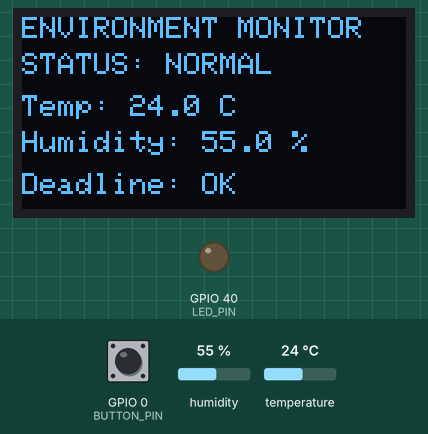
This sketch was run on a simulated ESP32. Parts: 128×64 one-colour display, output pins drawn as LEDs (lit = HIGH). Dashed ring = blinking. The test bench sets the inputs (shaded band); at power-on: humidity 55 %, temperature 24 °C, GPIO 0 (BUTTON_PIN) HIGH. What the sketch prints to the serial monitor is not drawn.

Above: at 2.9 s.
3.0 s: humidity set to 22 %
At 7.3 s:
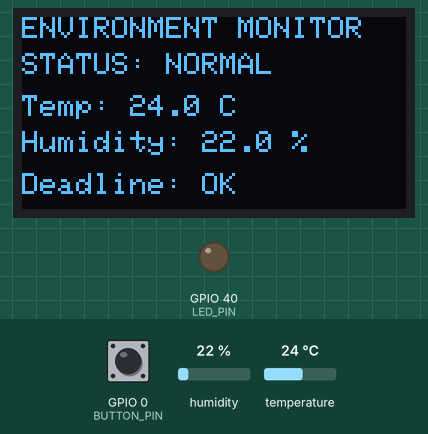
12.3 s: temperature set to 12 °C
At 13.38 s:
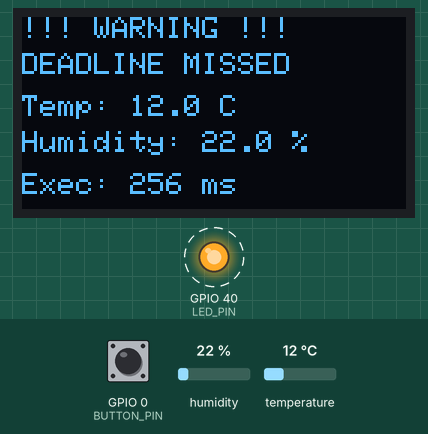
14.7 s: GPIO 0 (BUTTON_PIN) pulled LOW for 0.15 s
At 15.2 s:
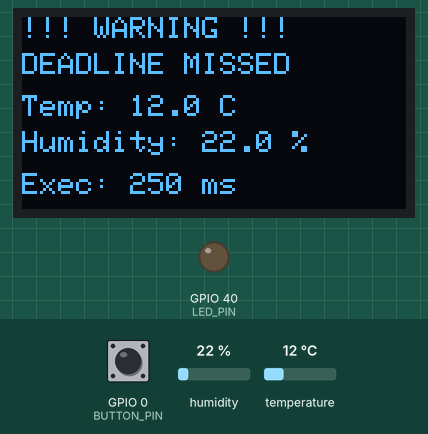
17.8 s: humidity set to 40 %
At 22.76 s:
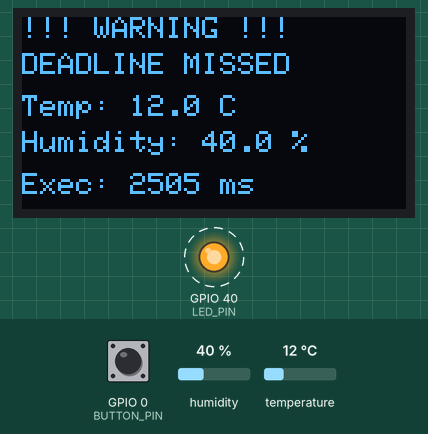
24.0 s: GPIO 0 (BUTTON_PIN) pulled LOW for 1 s
At 25.6 s:
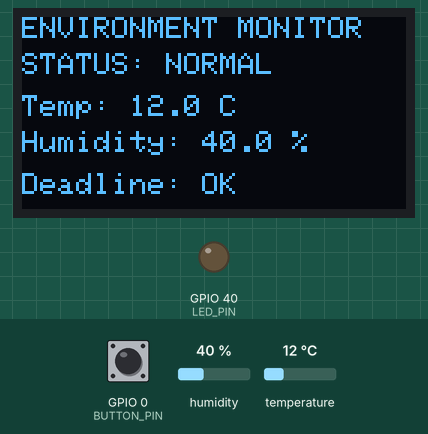
26.5 s: temperature set to 19 °C
At 33.38 s:
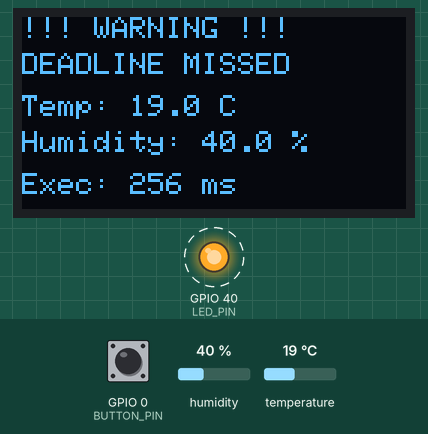
Timing chart, 0 to 35.0 s (numbered marks = the images above; inputs shaded):
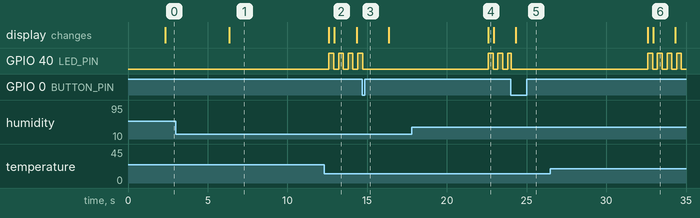

The sketch:

Task-Deadline-Miss-Detector.ino
```cpp
#include <Wire.h>
#include <Adafruit_GFX.h>
#include <Adafruit_SSD1306.h>
#include <DHT.h>

// ==================================================
// PIN CONFIGURATION
// ==================================================

#define SDA_PIN       8
#define SCL_PIN       9
#define LED_PIN       40
#define DHT_PIN       5
#define BUTTON_PIN    0  // Onboard BOOT button

#define DHT_TYPE      DHT22

// ==================================================
// OLED CONFIGURATION
// ==================================================

#define SCREEN_WIDTH  128
#define SCREEN_HEIGHT 64

Adafruit_SSD1306 display(
  SCREEN_WIDTH,
  SCREEN_HEIGHT,
  &Wire,
  -1
);

// ==================================================
// DHT22 CONFIGURATION
// ==================================================

DHT dht(DHT_PIN, DHT_TYPE);

// ==================================================
// FREERTOS CONFIGURATION
// ==================================================

const uint32_t TASK_PERIOD_MS = 2000;

const uint32_t NORMAL_WORK_MS = 250;
const uint32_t OVERRUN_WORK_MS = 2500;

#define SIMULATE_OVERRUN 1

#define SENSOR_PRIORITY 2
#define OTHER_PRIORITY  1

// ==================================================
// DATA STRUCTURES
// ==================================================

struct SensorData {

  float temperature;
  float humidity;

  uint32_t executionTime;

  bool sensorValid;
  bool deadlineMissed;
};

enum Command {
  ACKNOWLEDGE_WARNING
};

// ==================================================
// QUEUES
// ==================================================

QueueHandle_t displayQueue;
QueueHandle_t ledQueue;
QueueHandle_t commandQueue;

// ==================================================
// OLED DISPLAY FUNCTIONS
// Only DisplayTask accesses OLED
// ==================================================

void showNormal(const SensorData &data) {

  display.clearDisplay();

  display.setTextSize(1);
  display.setTextColor(SSD1306_WHITE);

  display.setCursor(0, 0);
  display.println("ENVIRONMENT MONITOR");

  display.setCursor(0, 12);
  display.println("STATUS: NORMAL");

  display.setCursor(0, 26);

  if (data.sensorValid) {

    display.print("Temp: ");
    display.print(data.temperature, 1);
    display.println(" C");

    display.setCursor(0, 38);
    display.print("Humidity: ");
    display.print(data.humidity, 1);
    display.println(" %");

  } else {

    display.println("DHT22 SENSOR ERROR");

    display.setCursor(0, 38);
    display.println("Check wiring");
  }

  display.setCursor(0, 52);
  display.println("Deadline: OK");

  display.display();
}

// ==================================================
// WARNING DISPLAY
// ==================================================

void showWarning(const SensorData &data) {

  display.clearDisplay();

  display.setTextSize(1);
  display.setTextColor(SSD1306_WHITE);

  display.setCursor(0, 0);
  display.println("!!! WARNING !!!");

  display.setCursor(0, 12);
  display.println("DEADLINE MISSED");

  display.setCursor(0, 26);

  if (data.sensorValid) {

    display.print("Temp: ");
    display.print(data.temperature, 1);
    display.println(" C");

    display.setCursor(0, 38);
    display.print("Humidity: ");
    display.print(data.humidity, 1);
    display.println(" %");

  } else {

    display.println("Sensor unavailable");
  }

  display.setCursor(0, 52);
  display.print("Exec: ");
  display.print(data.executionTime);
  display.println(" ms");

  display.display();
}

// ==================================================
// TASK 1: SENSOR TASK
// Priority 2
// ==================================================

void sensorTask(void *parameter) {

  Serial.println("SensorTask started");

  // Sensor stabilization
  vTaskDelay(pdMS_TO_TICKS(2000));

  TickType_t lastWakeTime = xTaskGetTickCount();

  const TickType_t period =
      pdMS_TO_TICKS(TASK_PERIOD_MS);

  uint32_t cycleCount = 0;

  bool warningLatched = false;

  while (1) {

    // ----------------------------------------------
    // RECEIVE USER COMMANDS
    // ----------------------------------------------

    Command receivedCommand;

    while (xQueueReceive(
      commandQueue,
      &receivedCommand,
      0
    ) == pdPASS) {

      if (receivedCommand == ACKNOWLEDGE_WARNING) {

        warningLatched = false;

        Serial.println("Warning acknowledged!");
      }
    }

    // ----------------------------------------------
    // START EXECUTION TIME
    // ----------------------------------------------

    uint32_t startTime = millis();

    // ----------------------------------------------
    // READ DHT22
    // ----------------------------------------------

    float temperature = dht.readTemperature();
    float humidity = dht.readHumidity();

    bool sensorValid =
      !isnan(temperature) && !isnan(humidity);

    if (!sensorValid) {

      Serial.println("DHT22 reading failed!");
    }

    // ----------------------------------------------
    // SIMULATE WORKLOAD
    // ----------------------------------------------

    uint32_t workload = NORMAL_WORK_MS;

#if SIMULATE_OVERRUN

    if ((cycleCount % 5) == 4) {

      workload = OVERRUN_WORK_MS;

      Serial.println("Simulating deadline overrun...");
    }

#endif

    vTaskDelay(pdMS_TO_TICKS(workload));

    // ----------------------------------------------
    // MEASURE EXECUTION TIME
    // ----------------------------------------------

    uint32_t executionTime = millis() - startTime;

    // ----------------------------------------------
    // DEADLINE CHECK
    // ----------------------------------------------

    if (executionTime > TASK_PERIOD_MS) {

      warningLatched = true;

      Serial.println("!!! DEADLINE MISSED !!!");
    }

    // ----------------------------------------------
    // PREPARE SENSOR DATA
    // ----------------------------------------------

    SensorData data;

    data.temperature = temperature;
    data.humidity = humidity;

    data.executionTime = executionTime;

    data.sensorValid = sensorValid;
    data.deadlineMissed = warningLatched;

    // ----------------------------------------------
    // SEND DATA TO OTHER TASKS
    // ----------------------------------------------

    xQueueOverwrite(displayQueue, &data);

    xQueueOverwrite(ledQueue, &data);

    // ----------------------------------------------
    // SERIAL MONITOR
    // ----------------------------------------------

    if (sensorValid) {

      Serial.print("Temperature: ");
      Serial.print(temperature);
      Serial.println(" C");

      Serial.print("Humidity: ");
      Serial.print(humidity);
      Serial.println(" %");
    }

    Serial.print("Execution time: ");
    Serial.print(executionTime);
    Serial.println(" ms");

    if (warningLatched) {

      Serial.println("WARNING ACTIVE");

    } else {

      Serial.println("SYSTEM NORMAL");
    }

    // ----------------------------------------------
    // PERIODIC SCHEDULING
    // ----------------------------------------------

    vTaskDelayUntil(
      &lastWakeTime,
      period
    );

    cycleCount++;
  }
}

// ==================================================
// TASK 2: DISPLAY TASK
// Priority 1
// ==================================================

void displayTask(void *parameter) {

  Serial.println("DisplayTask started");

  SensorData receivedData;

  while (1) {

    if (xQueueReceive(
      displayQueue,
      &receivedData,
      portMAX_DELAY
    ) == pdPASS) {

      if (receivedData.deadlineMissed) {

        showWarning(receivedData);

      } else {

        showNormal(receivedData);
      }
    }
  }
}

// ==================================================
// TASK 3: BOOT BUTTON + LED TASK
// Priority 1
// ==================================================

void buttonLedTask(void *parameter) {

  Serial.println("ButtonLEDTask started");

  SensorData receivedData;

  bool warningActive = false;

  // Button debounce
  bool lastRawState = HIGH;
  bool stableState = HIGH;

  uint32_t lastDebounceTime = 0;

  const uint32_t debounceDelay = 30;

  // LED control
  bool ledState = false;

  uint32_t lastBlinkTime = 0;

  while (1) {

    // ----------------------------------------------
    // RECEIVE SENSOR STATUS
    // ----------------------------------------------

    if (xQueueReceive(
      ledQueue,
      &receivedData,
      pdMS_TO_TICKS(10)
    ) == pdPASS) {

      warningActive = receivedData.deadlineMissed;
    }

    // ----------------------------------------------
    // READ BOOT BUTTON
    // ----------------------------------------------

    bool rawState = digitalRead(BUTTON_PIN);

    if (rawState != lastRawState) {

      lastDebounceTime = millis();

      lastRawState = rawState;
    }

    if ((millis() - lastDebounceTime) >= debounceDelay) {

      if (rawState != stableState) {

        stableState = rawState;

        // Button pressed
        if (stableState == LOW) {

          if (warningActive) {

            Command command = ACKNOWLEDGE_WARNING;

            if (xQueueSend(
              commandQueue,
              &command,
              0
            ) == pdPASS) {

              warningActive = false;

              ledState = false;

              digitalWrite(LED_PIN, LOW);

              Serial.println("BOOT pressed: warning reset");
            }

          } else {

            Serial.println("BOOT pressed: no active warning");
          }
        }
      }
    }

    // ----------------------------------------------
    // LED WARNING INDICATION
    // ----------------------------------------------

    if (warningActive) {

      if (millis() - lastBlinkTime >= 300) {

        lastBlinkTime = millis();

        ledState = !ledState;

        digitalWrite(LED_PIN, ledState);
      }

    } else {

      ledState = false;

      digitalWrite(LED_PIN, LOW);
    }

    vTaskDelay(pdMS_TO_TICKS(10));
  }
}

// ==================================================
// SETUP
// ==================================================

void setup() {

  Serial.begin(115200);

  // Hardware initialization
  pinMode(LED_PIN, OUTPUT);
  digitalWrite(LED_PIN, LOW);

  pinMode(BUTTON_PIN, INPUT_PULLUP);

  Wire.begin(SDA_PIN, SCL_PIN);

  dht.begin();

  // OLED initialization
  if (!display.begin(
    SSD1306_SWITCHCAPVCC,
    0x3C
  )) {

    Serial.println("OLED initialization failed!");

    while (1) {
      vTaskDelay(pdMS_TO_TICKS(1000));
    }
  }

  display.clearDisplay();

  display.setTextSize(1);
  display.setTextColor(SSD1306_WHITE);

  display.setCursor(0, 0);
  display.println("FreeRTOS Project");

  display.setCursor(0, 20);
  display.println("Environmental");

  display.setCursor(0, 32);
  display.println("Monitoring System");

  display.display();

  // ----------------------------------------------
  // CREATE QUEUES
  // ----------------------------------------------

  displayQueue = xQueueCreate(
    1,
    sizeof(SensorData)
  );

  ledQueue = xQueueCreate(
    1,
    sizeof(SensorData)
  );

  commandQueue = xQueueCreate(
    5,
    sizeof(Command)
  );

  if (
    displayQueue == NULL ||
    ledQueue == NULL ||
    commandQueue == NULL
  ) {

    Serial.println("Queue creation failed!");

    while (1) {
      vTaskDelay(pdMS_TO_TICKS(1000));
    }
  }

  Serial.println("All queues created successfully");

  // ----------------------------------------------
  // CREATE SENSOR TASK
  // ----------------------------------------------

  if (xTaskCreate(
    sensorTask,
    "SensorTask",
    4096,
    NULL,
    SENSOR_PRIORITY,
    NULL
  ) != pdPASS) {

    Serial.println("SensorTask creation failed!");
  }

  // ----------------------------------------------
  // CREATE DISPLAY TASK
  // ----------------------------------------------

  if (xTaskCreate(
    displayTask,
    "DisplayTask",
    4096,
    NULL,
    OTHER_PRIORITY,
    NULL
  ) != pdPASS) {

    Serial.println("DisplayTask creation failed!");
  }

  // ----------------------------------------------
  // CREATE BUTTON + LED TASK
  // ----------------------------------------------

  if (xTaskCreate(
    buttonLedTask,
    "ButtonLEDTask",
    4096,
    NULL,
    OTHER_PRIORITY,
    NULL
  ) != pdPASS) {

    Serial.println("ButtonLEDTask creation failed!");
  }

  Serial.println("All FreeRTOS tasks created");
}

// ==================================================
// LOOP
// ==================================================

void loop() {

  vTaskDelay(pdMS_TO_TICKS(1000));
}
```

Measured:
- after the input at 3.0 s, the display: changes after 3.3 s (image 1)
- after the input at 14.7 s, GPIO 40 (LED_PIN): goes on until 14.7 s, then stays LOW
- after the input at 24.0 s, the display: changes after 0.33 s (image 5)
- by itself, GPIO 40 (LED_PIN): alternates HIGH for 0.30 s and LOW for 0.30 s
